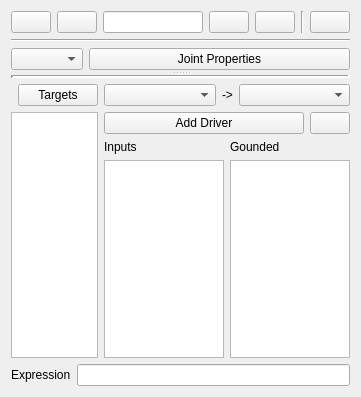
<?xml version="1.0" encoding="UTF-8"?>
<ui version="4.0">
 <class>Form</class>
 <widget class="QWidget" name="Form">
  <property name="geometry">
   <rect>
    <x>0</x>
    <y>0</y>
    <width>361</width>
    <height>397</height>
   </rect>
  </property>
  <property name="windowTitle">
   <string>Form</string>
  </property>
  <property name="windowIcon">
   <iconset resource="../../icons.qrc">
    <normaloff>icons:configure.png</normaloff>icons:configure.png</iconset>
  </property>
  <layout class="QVBoxLayout" name="verticalLayout_4">
   <item>
    <layout class="QHBoxLayout" name="horizontalLayout_4">
     <item>
      <widget class="QPushButton" name="load_button">
       <property name="statusTip">
        <string>Triangular iteration data and common structure data collections.</string>
       </property>
       <property name="icon">
        <iconset resource="../../icons.qrc">
         <normaloff>icons:collections.png</normaloff>icons:collections.png</iconset>
       </property>
      </widget>
     </item>
     <item>
      <widget class="QPushButton" name="save_button">
       <property name="statusTip">
        <string>Save this iteration profile to data collections.</string>
       </property>
       <property name="icon">
        <iconset resource="../../icons.qrc">
         <normaloff>icons:save_file.png</normaloff>icons:save_file.png</iconset>
       </property>
      </widget>
     </item>
     <item>
      <widget class="QLineEdit" name="profile_name">
       <property name="readOnly">
        <bool>true</bool>
       </property>
      </widget>
     </item>
     <item>
      <widget class="QPushButton" name="add_collection_button">
       <property name="statusTip">
        <string>Turn this structure diagram back to structure collections.</string>
       </property>
       <property name="icon">
        <iconset resource="../../icons.qrc">
         <normaloff>icons:structure.png</normaloff>icons:structure.png</iconset>
       </property>
      </widget>
     </item>
     <item>
      <widget class="QPushButton" name="clipboard_button">
       <property name="statusTip">
        <string>Save this iteration profile to clipboard as a string.</string>
       </property>
       <property name="icon">
        <iconset resource="../../icons.qrc">
         <normaloff>icons:copy.png</normaloff>icons:copy.png</iconset>
       </property>
      </widget>
     </item>
     <item>
      <widget class="Line" name="line_5">
       <property name="orientation">
        <enum>Qt::Vertical</enum>
       </property>
      </widget>
     </item>
     <item>
      <widget class="QPushButton" name="clear_button">
       <property name="statusTip">
        <string>Create a new iteration profile.</string>
       </property>
       <property name="icon">
        <iconset resource="../../icons.qrc">
         <normaloff>icons:clean.png</normaloff>icons:clean.png</iconset>
       </property>
      </widget>
     </item>
    </layout>
   </item>
   <item>
    <widget class="Line" name="line">
     <property name="orientation">
      <enum>Qt::Horizontal</enum>
     </property>
    </widget>
   </item>
   <item>
    <widget class="QSplitter" name="main_splitter">
     <property name="orientation">
      <enum>Qt::Vertical</enum>
     </property>
     <widget class="QWidget" name="verticalLayoutWidget">
      <layout class="QVBoxLayout" name="main_layout">
       <item>
        <layout class="QHBoxLayout" name="horizontalLayout_2">
         <item>
          <widget class="QComboBox" name="joint_name">
           <property name="sizePolicy">
            <sizepolicy hsizetype="Fixed" vsizetype="Fixed">
             <horstretch>0</horstretch>
             <verstretch>0</verstretch>
            </sizepolicy>
           </property>
          </widget>
         </item>
         <item>
          <widget class="QPushButton" name="add_customization">
           <property name="statusTip">
            <string>Customize joints and multiple joints option interface.</string>
           </property>
           <property name="text">
            <string>Joint Properties</string>
           </property>
           <property name="icon">
            <iconset resource="../../icons.qrc">
             <normaloff>icons:properties.png</normaloff>icons:properties.png</iconset>
           </property>
          </widget>
         </item>
        </layout>
       </item>
      </layout>
     </widget>
     <widget class="QWidget" name="layoutWidget">
      <layout class="QVBoxLayout" name="verticalLayout_5">
       <item>
        <widget class="Line" name="line_3">
         <property name="lineWidth">
          <number>3</number>
         </property>
         <property name="orientation">
          <enum>Qt::Horizontal</enum>
         </property>
        </widget>
       </item>
       <item>
        <layout class="QHBoxLayout" name="horizontalLayout">
         <item>
          <layout class="QVBoxLayout" name="verticalLayout_3">
           <item>
            <layout class="QHBoxLayout" name="horizontalLayout_7">
             <property name="spacing">
              <number>0</number>
             </property>
             <item>
              <widget class="QLabel" name="target_label">
               <property name="sizePolicy">
                <sizepolicy hsizetype="Fixed" vsizetype="Preferred">
                 <horstretch>0</horstretch>
                 <verstretch>0</verstretch>
                </sizepolicy>
               </property>
              </widget>
             </item>
             <item>
              <widget class="QPushButton" name="target_button">
               <property name="text">
                <string>Targets</string>
               </property>
              </widget>
             </item>
            </layout>
           </item>
           <item>
            <widget class="QListWidget" name="target_list">
             <property name="statusTip">
              <string>Target points will match as the target path of dimensional synthesis.</string>
             </property>
            </widget>
           </item>
          </layout>
         </item>
         <item>
          <layout class="QVBoxLayout" name="verticalLayout_2">
           <item>
            <layout class="QHBoxLayout" name="horizontalLayout_5">
             <item>
              <widget class="QComboBox" name="driver_base"/>
             </item>
             <item>
              <widget class="QLabel" name="driver_arrow_label">
               <property name="sizePolicy">
                <sizepolicy hsizetype="Fixed" vsizetype="Preferred">
                 <horstretch>0</horstretch>
                 <verstretch>0</verstretch>
                </sizepolicy>
               </property>
               <property name="text">
                <string>-&gt;</string>
               </property>
              </widget>
             </item>
             <item>
              <widget class="QComboBox" name="driver_rotator"/>
             </item>
            </layout>
           </item>
           <item>
            <layout class="QHBoxLayout" name="horizontalLayout_3">
             <item>
              <widget class="QPushButton" name="driver_add">
               <property name="text">
                <string>Add Driver</string>
               </property>
               <property name="icon">
                <iconset resource="../../icons.qrc">
                 <normaloff>icons:motor.png</normaloff>icons:motor.png</iconset>
               </property>
              </widget>
             </item>
             <item>
              <widget class="QPushButton" name="driver_del">
               <property name="sizePolicy">
                <sizepolicy hsizetype="Fixed" vsizetype="Fixed">
                 <horstretch>0</horstretch>
                 <verstretch>0</verstretch>
                </sizepolicy>
               </property>
               <property name="icon">
                <iconset resource="../../icons.qrc">
                 <normaloff>icons:delete.png</normaloff>icons:delete.png</iconset>
               </property>
              </widget>
             </item>
            </layout>
           </item>
           <item>
            <layout class="QHBoxLayout" name="horizontalLayout_8">
             <item>
              <layout class="QVBoxLayout" name="verticalLayout">
               <item>
                <widget class="QLabel" name="driver_label">
                 <property name="text">
                  <string>Inputs</string>
                 </property>
                </widget>
               </item>
               <item>
                <widget class="QListWidget" name="driver_list">
                 <property name="statusTip">
                  <string>These joints will setup an revolute input. The number of them as same as DOF.</string>
                 </property>
                </widget>
               </item>
              </layout>
             </item>
             <item>
              <layout class="QVBoxLayout" name="verticalLayout_15">
               <item>
                <widget class="QLabel" name="grounded_label">
                 <property name="text">
                  <string>Gounded</string>
                 </property>
                </widget>
               </item>
               <item>
                <widget class="QListWidget" name="grounded_list">
                 <property name="statusTip">
                  <string>Set a link as the ground. Existing solutions will be reset.</string>
                 </property>
                </widget>
               </item>
              </layout>
             </item>
            </layout>
           </item>
          </layout>
         </item>
        </layout>
       </item>
      </layout>
     </widget>
    </widget>
   </item>
   <item>
    <layout class="QHBoxLayout" name="horizontalLayout_6">
     <item>
      <widget class="QLabel" name="expression_label">
       <property name="sizePolicy">
        <sizepolicy hsizetype="Fixed" vsizetype="Preferred">
         <horstretch>0</horstretch>
         <verstretch>0</verstretch>
        </sizepolicy>
       </property>
       <property name="text">
        <string>Expression</string>
       </property>
      </widget>
     </item>
     <item>
      <widget class="QLineEdit" name="expr_show">
       <property name="statusTip">
        <string>Expression of the mechanism</string>
       </property>
       <property name="readOnly">
        <bool>true</bool>
       </property>
      </widget>
     </item>
    </layout>
   </item>
  </layout>
  <zorder>main_splitter</zorder>
  <zorder></zorder>
  <zorder>line</zorder>
  <zorder></zorder>
 </widget>
 <resources>
  <include location="../../icons.qrc"/>
 </resources>
 <connections/>
</ui>
